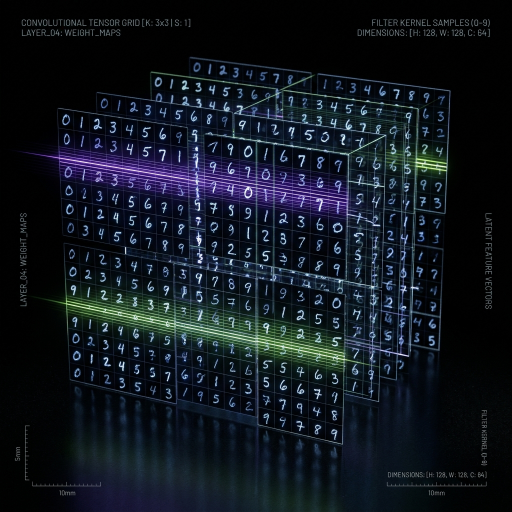
#> input picture src/assets/images/mnist_neural_matrix_1792660881401.jpg, 1024 x 1024 px (shown at 1/2 size)
$ python -i preprocessing.py   (imports and definitions only)
#> lines starting #> are read from the running program, lines starting #| are printed output that depends on the picture
"""
DigitVision AI — Image Preprocessing Pipeline
=============================================
Converts arbitrary user drawings or uploaded images (RGB, RGBA, Grayscale, PNG, JPEG)
into the exact 28x28 normalized grayscale tensor required by the MNIST CNN model.

Preprocessing steps:
1. Decode image bytes and validate dimensions/channels.
2. Flatten transparency (if RGBA) with an appropriate background.
3. Convert to single-channel 8-bit grayscale.
4. Polarity detection: inspect edge/border pixels vs. interior pixels to determine
   whether the image is dark-on-light (black ink on white paper) or light-on-dark
   (white stroke on black canvas). Invert if dark-on-light so digit is foreground (>0)
   on black background (0), matching standard MNIST format.
5. Foreground detection & whitespace cropping: calculate threshold, find bounding box
   [ymin, xmin, ymax, xmax]. If no foreground pixels exist, raise EmptyImageError.
6. Aspect ratio preservation & resizing: scale the largest bounding box dimension
   to fit within a 20x20 box (leaving standard 4px border margin on 28x28 canvas).
7. Center of mass centering: place the 20x20 scaled digit inside a 28x28 black canvas
   and shift so its center of mass aligns with (13.5, 13.5), matching MNIST specifications.
8. Normalization: scale pixel values to [0.0, 1.0] as float32.
9. Reshape to model input shape: (1, 28, 28, 1).
"""

import io
import math
from typing import Dict, Any, Tuple, Optional
import numpy as np
from PIL import Image


class PreprocessingError(Exception):
    """Base exception for image preprocessing errors."""
    pass


class InvalidImageError(PreprocessingError):
    """Raised when the image bytes cannot be decoded or are corrupt."""
    pass


class EmptyImageError(PreprocessingError):
    """Raised when the submitted image contains no visible strokes/digits."""
    pass


# [10 lines left out: function decode_image, not called in this run]


def flatten_alpha_and_grayscale(img: Image.Image) -> np.ndarray:
    """
    Handles RGBA/LA transparency.
    If image has an alpha channel, we blend onto a neutral background.
    Returns 2D numpy array with shape (H, W) in uint8 [0, 255].
    """
    if img.mode in ("RGBA", "LA") or (img.mode == "P" and "transparency" in img.info):
        rgba = img.convert("RGBA")
        alpha = np.array(rgba.getchannel("A"), dtype=np.float32) / 255.0
        rgb = np.array(rgba.convert("RGB"), dtype=np.float32)
        gray = 0.299 * rgb[:, :, 0] + 0.587 * rgb[:, :, 1] + 0.114 * rgb[:, :, 2]

        # If canvas was transparent with white brush strokes:
        # strokes have high alpha and high RGB. If fully transparent, background is 0.
        blended = gray * alpha
        return np.clip(blended, 0, 255).astype(np.uint8)
    else:
        gray_img = img.convert("L")
        return np.array(gray_img, dtype=np.uint8)


# [134 lines left out: functions detect_and_normalize_polarity, crop_and_center_digit, preprocess_image, not called in this run]

>>> from PIL import Image
>>> picture = Image.open('../src/assets/images/mnist_neural_matrix_1792660881401.jpg')
#> picture is the input picture: PIL image 1024x1024 RGB; mean R, G, B 17.1, 23.4, 31.8
>>> result = flatten_alpha_and_grayscale(picture)
#> in flatten_alpha_and_grayscale, `gray_img = img.convert("L")`:
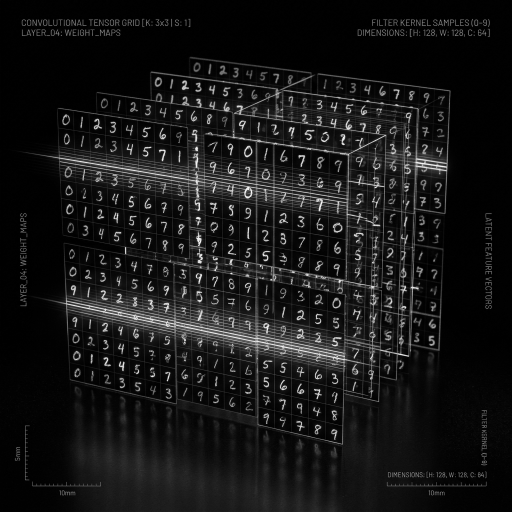
#> gray_img: PIL image 1024x1024 L (shown at 1/2 size); min 0, max 254, mean 22.5
